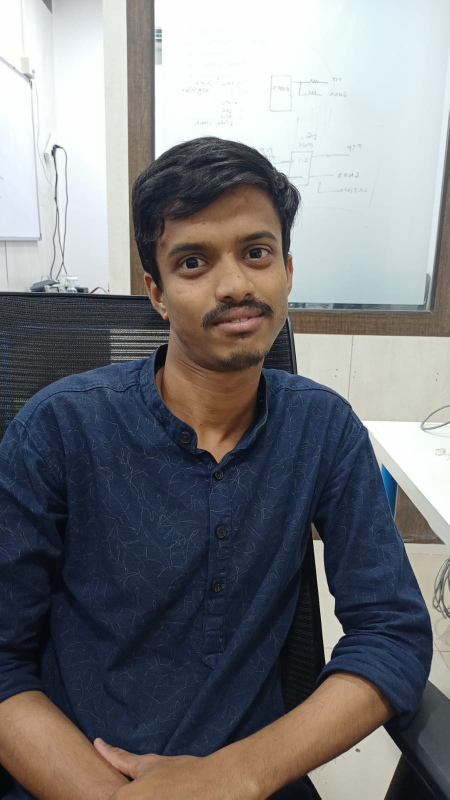
#> input picture python-scripts/known_faces/Aakash/Akash.jpg, 899 x 1599 px (shown at 1/2 size)
$ python -i frame_sources.py   (imports and definitions only)
#> lines starting #> are read from the running program, lines starting #| are printed output that depends on the picture
"""Frame source backends for line_counter.

Contains GStreamer (PyGObject), gst-launch CLI, and OpenCV fallback readers.
"""

import os
import shutil
import subprocess
from urllib.parse import quote, unquote

import cv2
import numpy as np


# [21 lines left out: function resolve_gst_launch_bin, not called in this run]


def _sanitize_rtsp_for_cv2(source):
    if not source:
        return source

    try:
        scheme, rest = source.split("://", 1)
    except ValueError:
        return source

    if "@" not in rest:
        return source

    auth, tail = rest.split("@", 1)
    if ":" not in auth:
        return source

    user, pwd = auth.split(":", 1)
    return f"{scheme}://{user}:{quote(unquote(pwd), safe='')}@{tail}"


class GStreamerFrameSource:
    # [116 lines left out: functions __init__, _build_rtsp_pipeline, _build_pipeline, _get_pipeline_error, open, read, not called in this run]

    def close(self):
        if self.pipeline is not None:
            self.pipeline.set_state(self.gst.State.NULL)


class GStreamerCliFrameSource:
    # [75 lines left out: functions __init__, _build_command, open, read, not called in this run]

    def close(self):
        if self.proc is not None:
            self.proc.terminate()


class OpenCVFrameSource:
    """Fallback frame source using cv2.VideoCapture (FFmpeg backend when possible)."""

    # [25 lines left out: functions __init__, open, read, not called in this run]

    def close(self):
        if self.cap is not None:
            self.cap.release()

>>> import cv2
>>> picture = cv2.imread('known_faces/Aakash/Akash.jpg', cv2.IMREAD_GRAYSCALE)
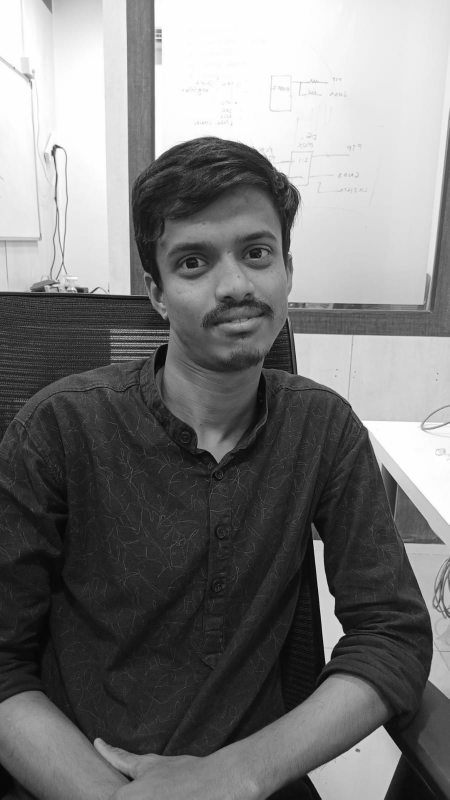
#> picture: shape (1599, 899) (shown at 1/2 size); min 0, max 255, mean 121.9
#> (the run stopped early here; a loop or call above may not have finished)
